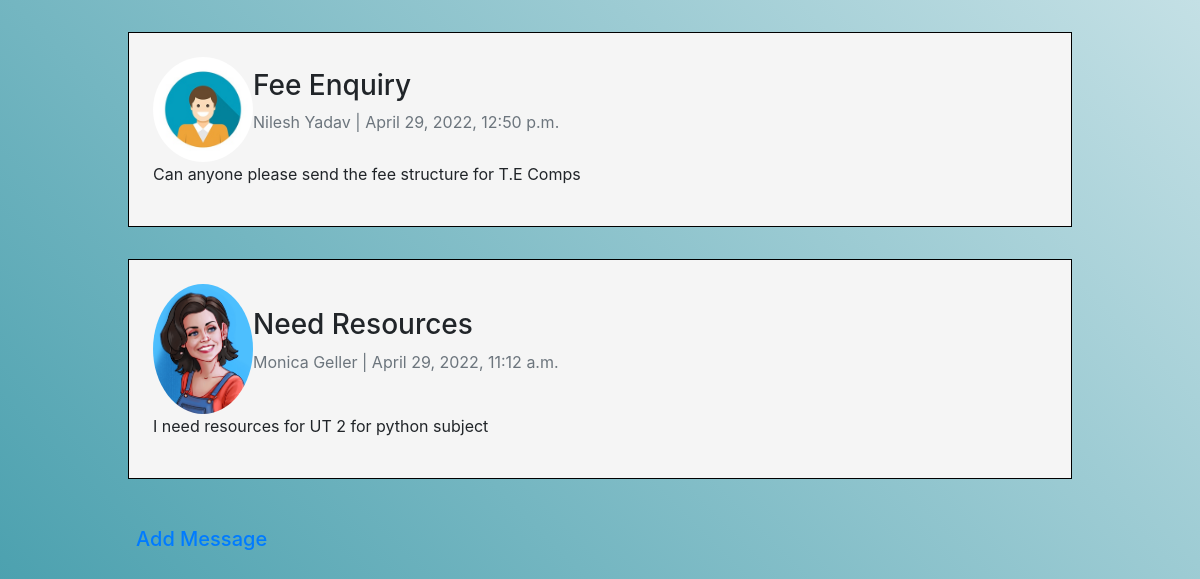
The app's page /discussion/python, older data.
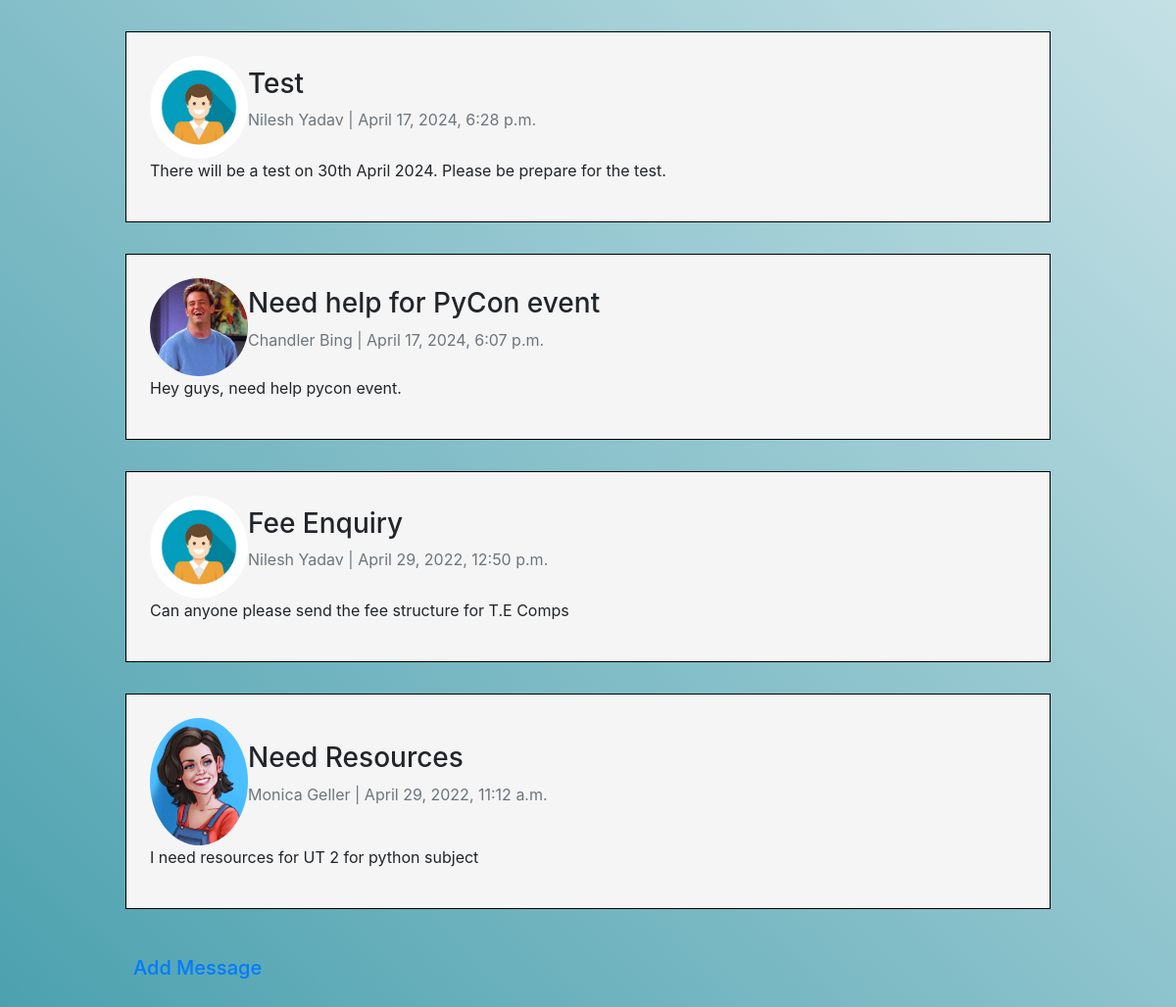
The same page, newer data.
### discussion/models.py (models this page shows)
class Message(models.Model):
    title = models.CharField(max_length=200)
    message = models.TextField()
    user = models.ForeignKey(User, on_delete=models.CASCADE)
    subject = models.ForeignKey(Subject, on_delete=models.CASCADE)
    date = models.DateTimeField(default=datetime.now)

### users/models.py (models this page shows, shortened)
class Profile(models.Model):
    user = models.OneToOneField(User, on_delete=models.CASCADE)
    image = models.ImageField(default='default.jpg', upload_to='profile_pics')

### discussion/views.py (the view)
# urls.py: path('', views.index, name='announcement-index'),
def index(request, sub):
    subject = Subject.objects.get(name=sub)
    message_qs = Message.objects.filter(subject=subject).order_by('-id')
    context = {
        'message_qs': message_qs,
        'subject': subject
    }
    return render (request, 'discussion/index.html', context)

### classroom/models.py (called while the page is built)
    def __str__(self):
        return self.name

### discussion/templates/discussion/index.html (shortened to what this page needs)
{% load static %}
{% load crispy_forms_tags %}
<!DOCTYPE html>
<html lang="en">
<head>
    <link rel="stylesheet" href="https://stackpath.bootstrapcdn.com/bootstrap/4.3.1/css/bootstrap.min.css">
    <link rel="stylesheet" href="{% static 'discussion/index.css' %}">
</head>
<body>
    <main id="main-doc">
        {% for message in message_qs %}
        <div class="announcement">
        <div class="header">
          <div class="profile-pic">
            <img src="{{message.user.profile.image.url}}" alt="Image not found">
          </div>
          <div class="title">
            <h3>{{message.title}}</h3>
            <div class="inner-title">
              <p class="text-muted">{{message.user.get_full_name}} | {{message.date}}</p>
            </div>
          </div>
        </div>
        <div class="content">
          <p>{{message.message}}</p>
        </div>
        </div>
        {% endfor %}
        <div class="pt-3">
          <h5 class="text-muted">
              <a class="ml-2" href="{% url 'discussion-create' subject %}">Add Message</a>
          </h5>
      </div>
</body>
</html>

### classroom/static/discussion/index.css (style rules this page uses)
* { box-sizing: 0; margin:0; }
body { background: linear-gradient(45deg, #4CA1AF, #C4E0E5); margin: 2rem 8rem; }
.announcement { border: 1px solid black; margin: 0 0 2rem 0; padding: 1.5rem; background:#f5f5f5; }
.header { display: flex; align-items: center; }
.header img { width: 100px; border-radius: 50%; }

Row changes from the older to the newer data that the page shows:
added Message: user.profile.image (picture), title "Test", user.get_full_name "Nilesh Yadav", date "April 17, 2024, 6:28 p.m.", message "There will be a test on 30th April 2024. Please be prepare for the test."
added Message: user.profile.image (picture), title "Need help for PyCon event", user.get_full_name "Chandler Bing", date "April 17, 2024, 6:07 p.m.", message "Hey guys, need help pycon event."
